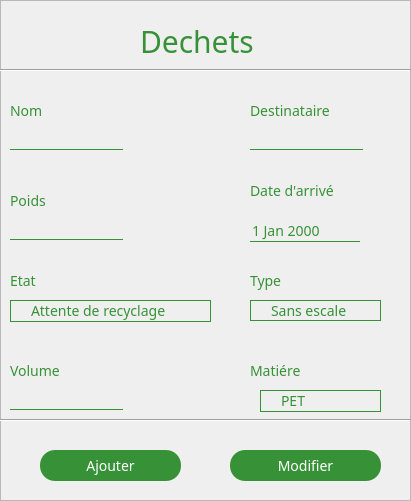
     <widget class="QFrame" name="frame">
      <property name="geometry">
       <rect>
        <x>60</x>
        <y>10</y>
        <width>411</width>
        <height>501</height>
       </rect>
      </property>
      <property name="styleSheet">
       <string notr="true"> *{
font-family:century gothic;
color:#379237;
border-color:#379237;
font-size:14px;}
	#frame {


font-family:century gothic;
    border: 1px solid #379237;
    border-radius: 30px;
border-color: #eaeaea;
    margin-top: 0.5em;
background : white;
}
QFrame[frameShape=&quot;4&quot;],
QFrame[frameShape=&quot;5&quot;]
{
   border: none;
    border-bottom: 1px solid #379237;
}
QComboButton{
font-family:century gothic;
background:transparent;
border:none;
color:#379237;
border-bottom: 1px solid #379237;}
QLabel{
background:transparent;}

QLineEdit
{
font-family:century gothic;
background:transparent;
border:none;
color:#379237;
border-bottom: 1px solid #379237;
}
QDateTimeEdit
{
font-family:century gothic;
background:transparent;
border:none;
color:#379237;
border-bottom: 1px solid #379237;
}</string>
      </property>
      <property name="frameShape">
       <enum>QFrame::StyledPanel</enum>
      </property>
      <property name="frameShadow">
       <enum>QFrame::Raised</enum>
      </property>
      <widget class="QLabel" name="label">
       <property name="geometry">
        <rect>
         <x>140</x>
         <y>0</y>
         <width>151</width>
         <height>81</height>
        </rect>
       </property>
       <property name="styleSheet">
        <string notr="true">*{
font: 40pt  'Oswald';font-size:30px;
color: #379237;
}</string>
       </property>
       <property name="text">
        <string>Dechets</string>
       </property>
      </widget>
      <widget class="Line" name="line_6">
       <property name="geometry">
        <rect>
         <x>0</x>
         <y>60</y>
         <width>411</width>
         <height>20</height>
        </rect>
       </property>
       <property name="palette">
        <palette>
         <active>
          <colorrole role="WindowText">
           <brush brushstyle="SolidPattern">
            <color alpha="255">
             <red>55</red>
             <green>146</green>
             <blue>55</blue>
            </color>
           </brush>
          </colorrole>
          <colorrole role="Button">
           <brush brushstyle="SolidPattern">
            <color alpha="255">
             <red>255</red>
             <green>255</green>
             <blue>255</blue>
            </color>
           </brush>
          </colorrole>
          <colorrole role="Text">
           <brush brushstyle="SolidPattern">
            <color alpha="255">
             <red>55</red>
             <green>146</green>
             <blue>55</blue>
            </color>
           </brush>
          </colorrole>
          <colorrole role="ButtonText">
           <brush brushstyle="SolidPattern">
            <color alpha="255">
             <red>55</red>
             <green>146</green>
             <blue>55</blue>
            </color>
           </brush>
          </colorrole>
          <colorrole role="Base">
           <brush brushstyle="SolidPattern">
            <color alpha="255">
             <red>255</red>
             <green>255</green>
             <blue>255</blue>
            </color>
           </brush>
          </colorrole>
          <colorrole role="Window">
           <brush brushstyle="SolidPattern">
            <color alpha="255">
             <red>255</red>
             <green>255</green>
             <blue>255</blue>
            </color>
           </brush>
          </colorrole>
          <colorrole role="PlaceholderText">
           <brush brushstyle="NoBrush">
            <color alpha="128">
             <red>55</red>
             <green>146</green>
             <blue>55</blue>
            </color>
           </brush>
          </colorrole>
         </active>
         <inactive>
          <colorrole role="WindowText">
           <brush brushstyle="SolidPattern">
            <color alpha="255">
             <red>55</red>
             <green>146</green>
             <blue>55</blue>
            </color>
           </brush>
          </colorrole>
          <colorrole role="Button">
           <brush brushstyle="SolidPattern">
            <color alpha="255">
             <red>255</red>
             <green>255</green>
             <blue>255</blue>
            </color>
           </brush>
          </colorrole>
          <colorrole role="Text">
           <brush brushstyle="SolidPattern">
            <color alpha="255">
             <red>55</red>
             <green>146</green>
             <blue>55</blue>
            </color>
           </brush>
          </colorrole>
          <colorrole role="ButtonText">
           <brush brushstyle="SolidPattern">
            <color alpha="255">
             <red>55</red>
             <green>146</green>
             <blue>55</blue>
            </color>
           </brush>
          </colorrole>
          <colorrole role="Base">
           <brush brushstyle="SolidPattern">
            <color alpha="255">
             <red>255</red>
             <green>255</green>
             <blue>255</blue>
            </color>
           </brush>
          </colorrole>
          <colorrole role="Window">
           <brush brushstyle="SolidPattern">
            <color alpha="255">
             <red>255</red>
             <green>255</green>
             <blue>255</blue>
            </color>
           </brush>
          </colorrole>
          <colorrole role="PlaceholderText">
           <brush brushstyle="NoBrush">
            <color alpha="128">
             <red>55</red>
             <green>146</green>
             <blue>55</blue>
            </color>
           </brush>
          </colorrole>
         </inactive>
         <disabled>
          <colorrole role="WindowText">
           <brush brushstyle="SolidPattern">
            <color alpha="255">
             <red>55</red>
             <green>146</green>
             <blue>55</blue>
            </color>
           </brush>
          </colorrole>
          <colorrole role="Button">
           <brush brushstyle="SolidPattern">
            <color alpha="255">
             <red>255</red>
             <green>255</green>
             <blue>255</blue>
            </color>
           </brush>
          </colorrole>
          <colorrole role="Text">
           <brush brushstyle="SolidPattern">
            <color alpha="255">
             <red>55</red>
             <green>146</green>
             <blue>55</blue>
            </color>
           </brush>
          </colorrole>
          <colorrole role="ButtonText">
           <brush brushstyle="SolidPattern">
            <color alpha="255">
             <red>55</red>
             <green>146</green>
             <blue>55</blue>
            </color>
           </brush>
          </colorrole>
          <colorrole role="Base">
           <brush brushstyle="SolidPattern">
            <color alpha="255">
             <red>255</red>
             <green>255</green>
             <blue>255</blue>
            </color>
           </brush>
          </colorrole>
          <colorrole role="Window">
           <brush brushstyle="SolidPattern">
            <color alpha="255">
             <red>255</red>
             <green>255</green>
             <blue>255</blue>
            </color>
           </brush>
          </colorrole>
          <colorrole role="PlaceholderText">
           <brush brushstyle="NoBrush">
            <color alpha="128">
             <red>55</red>
             <green>146</green>
             <blue>55</blue>
            </color>
           </brush>
          </colorrole>
         </disabled>
        </palette>
       </property>
       <property name="orientation">
        <enum>Qt::Horizontal</enum>
       </property>
      </widget>
      <widget class="QLabel" name="label_2">
       <property name="geometry">
        <rect>
         <x>10</x>
         <y>100</y>
         <width>111</width>
         <height>21</height>
        </rect>
       </property>
       <property name="font">
        <font>
         <family>century gothic</family>
         <pointsize>-1</pointsize>
        </font>
       </property>
       <property name="styleSheet">
        <string notr="true"/>
       </property>
       <property name="text">
        <string>Nom</string>
       </property>
      </widget>
      <widget class="QLineEdit" name="destintaire">
       <property name="enabled">
        <bool>true</bool>
       </property>
       <property name="geometry">
        <rect>
         <x>250</x>
         <y>130</y>
         <width>113</width>
         <height>20</height>
        </rect>
       </property>
      </widget>
      <widget class="QLabel" name="label_6">
       <property name="geometry">
        <rect>
         <x>250</x>
         <y>100</y>
         <width>111</width>
         <height>21</height>
        </rect>
       </property>
       <property name="font">
        <font>
         <family>century gothic</family>
         <pointsize>-1</pointsize>
        </font>
       </property>
       <property name="styleSheet">
        <string notr="true"/>
       </property>
       <property name="text">
        <string>Destinataire </string>
       </property>
      </widget>
      <widget class="QLineEdit" name="poids">
       <property name="geometry">
        <rect>
         <x>10</x>
         <y>220</y>
         <width>113</width>
         <height>20</height>
        </rect>
       </property>
      </widget>
      <widget class="QLabel" name="label_7">
       <property name="geometry">
        <rect>
         <x>10</x>
         <y>190</y>
         <width>171</width>
         <height>21</height>
        </rect>
       </property>
       <property name="font">
        <font>
         <family>century gothic</family>
         <pointsize>-1</pointsize>
        </font>
       </property>
       <property name="styleSheet">
        <string notr="true"/>
       </property>
       <property name="text">
        <string>Poids</string>
       </property>
      </widget>
      <widget class="QLabel" name="label_8">
       <property name="geometry">
        <rect>
         <x>250</x>
         <y>270</y>
         <width>111</width>
         <height>21</height>
        </rect>
       </property>
       <property name="font">
        <font>
         <family>century gothic</family>
         <pointsize>-1</pointsize>
        </font>
       </property>
       <property name="styleSheet">
        <string notr="true"/>
       </property>
       <property name="text">
        <string>Type</string>
       </property>
      </widget>
      <widget class="Line" name="line_7">
       <property name="geometry">
        <rect>
         <x>0</x>
         <y>410</y>
         <width>411</width>
         <height>20</height>
        </rect>
       </property>
       <property name="palette">
        <palette>
         <active>
          <colorrole role="WindowText">
           <brush brushstyle="SolidPattern">
            <color alpha="255">
             <red>55</red>
             <green>146</green>
             <blue>55</blue>
            </color>
           </brush>
          </colorrole>
          <colorrole role="Button">
           <brush brushstyle="SolidPattern">
            <color alpha="255">
             <red>255</red>
             <green>255</green>
             <blue>255</blue>
            </color>
           </brush>
          </colorrole>
          <colorrole role="Text">
           <brush brushstyle="SolidPattern">
            <color alpha="255">
             <red>55</red>
             <green>146</green>
             <blue>55</blue>
            </color>
           </brush>
          </colorrole>
          <colorrole role="ButtonText">
           <brush brushstyle="SolidPattern">
            <color alpha="255">
             <red>55</red>
             <green>146</green>
             <blue>55</blue>
            </color>
           </brush>
          </colorrole>
          <colorrole role="Base">
           <brush brushstyle="SolidPattern">
            <color alpha="255">
             <red>255</red>
             <green>255</green>
             <blue>255</blue>
            </color>
           </brush>
          </colorrole>
          <colorrole role="Window">
           <brush brushstyle="SolidPattern">
            <color alpha="255">
             <red>255</red>
             <green>255</green>
             <blue>255</blue>
            </color>
           </brush>
          </colorrole>
          <colorrole role="PlaceholderText">
           <brush brushstyle="NoBrush">
            <color alpha="128">
             <red>55</red>
             <green>146</green>
             <blue>55</blue>
            </color>
           </brush>
          </colorrole>
         </active>
         <inactive>
          <colorrole role="WindowText">
           <brush brushstyle="SolidPattern">
            <color alpha="255">
             <red>55</red>
             <green>146</green>
             <blue>55</blue>
            </color>
           </brush>
          </colorrole>
          <colorrole role="Button">
           <brush brushstyle="SolidPattern">
            <color alpha="255">
             <red>255</red>
             <green>255</green>
             <blue>255</blue>
            </color>
           </brush>
          </colorrole>
          <colorrole role="Text">
           <brush brushstyle="SolidPattern">
            <color alpha="255">
             <red>55</red>
             <green>146</green>
             <blue>55</blue>
            </color>
           </brush>
          </colorrole>
          <colorrole role="ButtonText">
           <brush brushstyle="SolidPattern">
            <color alpha="255">
             <red>55</red>
             <green>146</green>
             <blue>55</blue>
            </color>
           </brush>
          </colorrole>
          <colorrole role="Base">
           <brush brushstyle="SolidPattern">
            <color alpha="255">
             <red>255</red>
             <green>255</green>
             <blue>255</blue>
            </color>
           </brush>
          </colorrole>
          <colorrole role="Window">
           <brush brushstyle="SolidPattern">
            <color alpha="255">
             <red>255</red>
             <green>255</green>
             <blue>255</blue>
            </color>
           </brush>
          </colorrole>
          <colorrole role="PlaceholderText">
           <brush brushstyle="NoBrush">
            <color alpha="128">
             <red>55</red>
             <green>146</green>
             <blue>55</blue>
            </color>
           </brush>
          </colorrole>
         </inactive>
         <disabled>
          <colorrole role="WindowText">
           <brush brushstyle="SolidPattern">
            <color alpha="255">
             <red>55</red>
             <green>146</green>
             <blue>55</blue>
            </color>
           </brush>
          </colorrole>
          <colorrole role="Button">
           <brush brushstyle="SolidPattern">
            <color alpha="255">
             <red>255</red>
             <green>255</green>
             <blue>255</blue>
            </color>
           </brush>
          </colorrole>
          <colorrole role="Text">
           <brush brushstyle="SolidPattern">
            <color alpha="255">
             <red>55</red>
             <green>146</green>
             <blue>55</blue>
            </color>
           </brush>
          </colorrole>
          <colorrole role="ButtonText">
           <brush brushstyle="SolidPattern">
            <color alpha="255">
             <red>55</red>
             <green>146</green>
             <blue>55</blue>
            </color>
           </brush>
          </colorrole>
          <colorrole role="Base">
           <brush brushstyle="SolidPattern">
            <color alpha="255">
             <red>255</red>
             <green>255</green>
             <blue>255</blue>
            </color>
           </brush>
          </colorrole>
          <colorrole role="Window">
           <brush brushstyle="SolidPattern">
            <color alpha="255">
             <red>255</red>
             <green>255</green>
             <blue>255</blue>
            </color>
           </brush>
          </colorrole>
          <colorrole role="PlaceholderText">
           <brush brushstyle="NoBrush">
            <color alpha="128">
             <red>55</red>
             <green>146</green>
             <blue>55</blue>
            </color>
           </brush>
          </colorrole>
         </disabled>
        </palette>
       </property>
       <property name="styleSheet">
        <string notr="true">QFrame[frameShape=&quot;4&quot;] /* QFrame::HLine == 0x0004 */
{
    color: red;
}</string>
       </property>
       <property name="frameShadow">
        <enum>QFrame::Sunken</enum>
       </property>
       <property name="orientation">
        <enum>Qt::Horizontal</enum>
       </property>
      </widget>
      <widget class="QPushButton" name="pushButton_6">
       <property name="geometry">
        <rect>
         <x>40</x>
         <y>450</y>
         <width>141</width>
         <height>31</height>
        </rect>
       </property>
       <property name="styleSheet">
        <string notr="true">QPushButton{
background: #379237;
color: white;
border-radius:15px;}  
QPushButton:hover
{
    border: 1px solid #1990ea;
color:  #379237;
border-radius:15px;
background: white;}  </string>
       </property>
       <property name="text">
        <string>Ajouter</string>
       </property>
      </widget>
      <widget class="QPushButton" name="pushButton_8">
       <property name="enabled">
        <bool>true</bool>
       </property>
       <property name="geometry">
        <rect>
         <x>230</x>
         <y>450</y>
         <width>151</width>
         <height>31</height>
        </rect>
       </property>
       <property name="styleSheet">
        <string notr="true">QPushButton{
background: #379237;
color: white;
border-radius:15px;}  
QPushButton:hover
{
    border: 1px solid #1990ea;
color:  #379237;
border-radius:15px;
background: white;}  </string>
       </property>
       <property name="text">
        <string>Modifier</string>
       </property>
      </widget>
      <widget class="QLabel" name="label_9">
       <property name="geometry">
        <rect>
         <x>10</x>
         <y>360</y>
         <width>171</width>
         <height>21</height>
        </rect>
       </property>
       <property name="font">
        <font>
         <family>century gothic</family>
         <pointsize>-1</pointsize>
        </font>
       </property>
       <property name="styleSheet">
        <string notr="true"/>
       </property>
       <property name="text">
        <string>Volume</string>
       </property>
      </widget>
      <widget class="QLineEdit" name="volume">
       <property name="geometry">
        <rect>
         <x>10</x>
         <y>390</y>
         <width>113</width>
         <height>20</height>
        </rect>
       </property>
      </widget>
      <widget class="QLabel" name="label_10">
       <property name="geometry">
        <rect>
         <x>250</x>
         <y>360</y>
         <width>121</width>
         <height>21</height>
        </rect>
       </property>
       <property name="font">
        <font>
         <family>century gothic</family>
         <pointsize>-1</pointsize>
        </font>
       </property>
       <property name="styleSheet">
        <string notr="true"/>
       </property>
       <property name="text">
        <string>Matiére</string>
       </property>
      </widget>
      <widget class="QComboBox" name="type">
       <property name="geometry">
        <rect>
         <x>250</x>
         <y>300</y>
         <width>131</width>
         <height>21</height>
        </rect>
       </property>
       <property name="styleSheet">
        <string notr="true">
QComboBox{
border-bottom: 1px solid #379237;
background:transparent;
font-family:century gothic;
subcontrol-position: top right;
border: 1px solid #379237;
 padding: 1px 0px 1px 20px;
subcontrol-origin: padding;
color:#379237;
border-radius:15px;}  
QComboBox:hover
{
    border: 1px solid #379237;
color:  #1990ea;
border-radius:15px;
background: white;}  
QComboBox QAbstractItemView
{
    border: 2px solid #379237;
    color: #379237;
    
}

QComboBox::drop-down
{
     subcontrol-origin: padding;
     subcontrol-position: top right;
     width: 15px;
     color: #379237;
     border-left-width: 0px;
     border-left-color: #379237;
     border-left-style: solid; /* just a single line */
     border-top-right-radius: 3px; /* same radius as the QComboBox */
     border-bottom-right-radius: 3px;
     padding-left: 10px;
 }</string>
       </property>
       <item>
        <property name="text">
         <string>Sans escale</string>
        </property>
       </item>
       <item>
        <property name="text">
         <string>Avec escale</string>
        </property>
       </item>
      </widget>
      <widget class="QLineEdit" name="nom">
       <property name="geometry">
        <rect>
         <x>10</x>
         <y>130</y>
         <width>113</width>
         <height>20</height>
        </rect>
       </property>
      </widget>
      <widget class="QLabel" name="label_25">
       <property name="geometry">
        <rect>
         <x>10</x>
         <y>270</y>
         <width>41</width>
         <height>21</height>
        </rect>
       </property>
       <property name="font">
        <font>
         <family>century gothic</family>
         <pointsize>-1</pointsize>
        </font>
       </property>
       <property name="styleSheet">
        <string notr="true"/>
       </property>
       <property name="text">
        <string>Etat</string>
       </property>
      </widget>
      <widget class="QComboBox" name="etat">
       <property name="geometry">
        <rect>
         <x>10</x>
         <y>300</y>
         <width>201</width>
         <height>22</height>
        </rect>
       </property>
       <property name="styleSheet">
        <string notr="true">
QComboBox{
border-bottom: 1px solid #379237;
background:transparent;
font-family:century gothic;
subcontrol-position: top right;
border: 1px solid #379237;
 padding: 1px 0px 1px 20px;
subcontrol-origin: padding;
color:#379237;
border-radius:15px;}  
QComboBox:hover
{
    border: 1px solid #379237;
color:  #1990ea;
border-radius:15px;
background: white;}  
QComboBox QAbstractItemView
{
    border: 2px solid #379237;
    color: #379237;
    
}

QComboBox::drop-down
{
     subcontrol-origin: padding;
     subcontrol-position: top right;
     width: 15px;
     color: #379237;
     border-left-width: 0px;
     border-left-color: #379237;
     border-left-style: solid; /* just a single line */
     border-top-right-radius: 3px; /* same radius as the QComboBox */
     border-bottom-right-radius: 3px;
     padding-left: 10px;
 }</string>
       </property>
       <item>
        <property name="text">
         <string>Attente de recyclage </string>
        </property>
       </item>
       <item>
        <property name="text">
         <string>Recyclé</string>
        </property>
       </item>
       <item>
        <property name="text">
         <string>Rejeté</string>
        </property>
       </item>
      </widget>
      <widget class="QComboBox" name="matiere">
       <property name="geometry">
        <rect>
         <x>260</x>
         <y>390</y>
         <width>121</width>
         <height>22</height>
        </rect>
       </property>
       <property name="styleSheet">
        <string notr="true">
QComboBox{
border-bottom: 1px solid #379237;
background:transparent;
font-family:century gothic;
subcontrol-position: top right;
border: 1px solid #379237;
 padding: 1px 0px 1px 20px;
subcontrol-origin: padding;
color:#379237;
border-radius:15px;}  
QComboBox:hover
{
    border: 1px solid #379237;
color:  #1990ea;
border-radius:15px;
background: white;}  
QComboBox QAbstractItemView
{
    border: 2px solid #379237;
    color: #379237;
    
}

QComboBox::drop-down
{
     subcontrol-origin: padding;
     subcontrol-position: top right;
     width: 15px;
     color: #379237;
     border-left-width: 0px;
     border-left-color: #379237;
     border-left-style: solid; /* just a single line */
     border-top-right-radius: 3px; /* same radius as the QComboBox */
     border-bottom-right-radius: 3px;
     padding-left: 10px;
 }</string>
       </property>
       <item>
        <property name="text">
         <string>PET </string>
        </property>
       </item>
       <item>
        <property name="text">
         <string>aluminium</string>
        </property>
       </item>
       <item>
        <property name="text">
         <string>carton</string>
        </property>
       </item>
      </widget>
      <widget class="QDateEdit" name="date_2">
       <property name="geometry">
        <rect>
         <x>250</x>
         <y>220</y>
         <width>110</width>
         <height>22</height>
        </rect>
       </property>
      </widget>
      <widget class="QLabel" name="label_17">
       <property name="geometry">
        <rect>
         <x>250</x>
         <y>180</y>
         <width>171</width>
         <height>21</height>
        </rect>
       </property>
       <property name="font">
        <font>
         <family>century gothic</family>
         <pointsize>-1</pointsize>
        </font>
       </property>
       <property name="styleSheet">
        <string notr="true"/>
       </property>
       <property name="text">
        <string>Date d'arrivé</string>
       </property>
      </widget>
     </widget>
